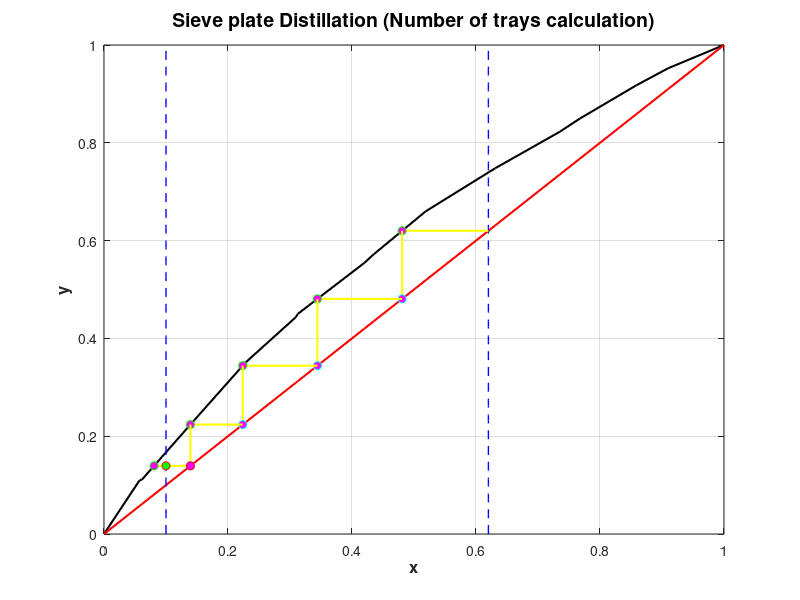

This figure's MATLAB source:
clc; 
clear; 
close all;

x = [0, 0.0575, 0.061, 0.1455, 0.2285, 0.3095, 0.3125, 0.42, 0.4355, 0.519, 0.631, 0.735, 0.7675, 0.8585, 0.91, 1];
yeq = [0, 0.11, 0.111, 0.2325, 0.351, 0.4435, 0.45, 0.5545, 0.5725, 0.66, 0.748, 0.8225, 0.8495, 0.9175, 0.9525, 1];
y = x;

plot(x, yeq, 'k-', 'LineWidth', 1.5); hold on;
plot(x, y, 'r-', 'LineWidth', 1.5);

yline = linspace(0, 1, 100);
plot(0.10 * ones(size(yline)), yline, 'b--', 'LineWidth', 1);
plot(0.62 * ones(size(yline)), yline, 'b--', 'LineWidth', 1);
y_intersect1 = interp1(yeq, x, 0.62);
plot([0.62, y_intersect1], [0.62, 0.62], 'y-', 'LineWidth', 1.5);
plot(y_intersect1, 0.62, 'go', 'MarkerFaceColor', 'm');
x_next1 = y_intersect1;
y_next1 = interp1(x, y, x_next1);
plot([x_next1, x_next1], [0.62, y_next1], 'y-', 'LineWidth', 1.5);
plot(x_next1, y_next1, 'co', 'MarkerFaceColor', 'm');
y_intersect2 = interp1(yeq, x, y_next1);
plot([x_next1, y_intersect2], [y_next1, y_next1], 'y-', 'LineWidth', 1.5);
plot(y_intersect2, y_next1, 'go', 'MarkerFaceColor', 'm');
x_next2 = y_intersect2;
y_next2 = interp1(x, y, x_next2);
plot([x_next2, x_next2], [y_next1, y_next2], 'y-', 'LineWidth', 1.5);
plot(x_next2, y_next2, 'co', 'MarkerFaceColor', 'm');
y_intersect3 = interp1(yeq, x, y_next2);
plot([x_next2, y_intersect3], [y_next2, y_next2], 'y-', 'LineWidth', 1.5);
plot(y_intersect3, y_next2, 'go', 'MarkerFaceColor', 'm');
x_next3 = y_intersect3;
y_next3 = interp1(x, y, x_next3);
plot([x_next3, x_next3], [y_next2, y_next3], 'y-', 'LineWidth', 1.5);
plot(x_next3, y_next3, 'co', 'MarkerFaceColor', 'm');
y_intersect4 = interp1(yeq, x, y_next3);
plot([x_next3, y_intersect4], [y_next3, y_next3], 'y-', 'LineWidth', 1.5);
plot(y_intersect4, y_next3, 'go', 'MarkerFaceColor', 'm');
x_next4 = y_intersect4;
y_next4 = interp1(x, y, x_next4);
plot([x_next4, x_next4], [y_next3, y_next4], 'y-', 'LineWidth', 1.5);
plot(x_next4, y_next4, 'co', 'MarkerFaceColor', 'm');
y_intersect5 = interp1(yeq, x, y_next4);
plot([x_next4, y_intersect5], [y_next4, y_next4], 'y-', 'LineWidth', 1.5);
plot(y_intersect5, y_next4, 'go', 'MarkerFaceColor', 'm');
x_intersect_yx = x_next4;
y_intersect_yx = x_intersect_yx;
plot(x_intersect_yx, y_intersect_yx, 'ro', 'MarkerFaceColor', 'm');
y_intersect_010 = interp1(yeq, x, 0.10);
plot(0.10, y_intersect_yx, 'ro', 'MarkerFaceColor', 'g');

disp(['Intersection with y = x: (', num2str(x_intersect_yx), ', ', num2str(y_intersect_yx), ')']);
disp(['Intersection with x = 0.10: (0.10, ', num2str(y_intersect_yx), ')']);
disp(['half plate calculation:',num2str((0.13941-0.10)/(0.13941-0.08076))]);
fprintf(['Total plates is: 4.67 i.e n+1, so n = 3.67 plates']);
disp(' ');

xlabel('x', 'FontSize', 12, 'FontWeight', 'bold');
ylabel('y', 'FontSize', 12, 'FontWeight', 'bold');
title('Sieve plate Distillation (Number of trays calculation)', 'FontSize', 14, 'FontWeight', 'bold');
grid on;
hold off;
